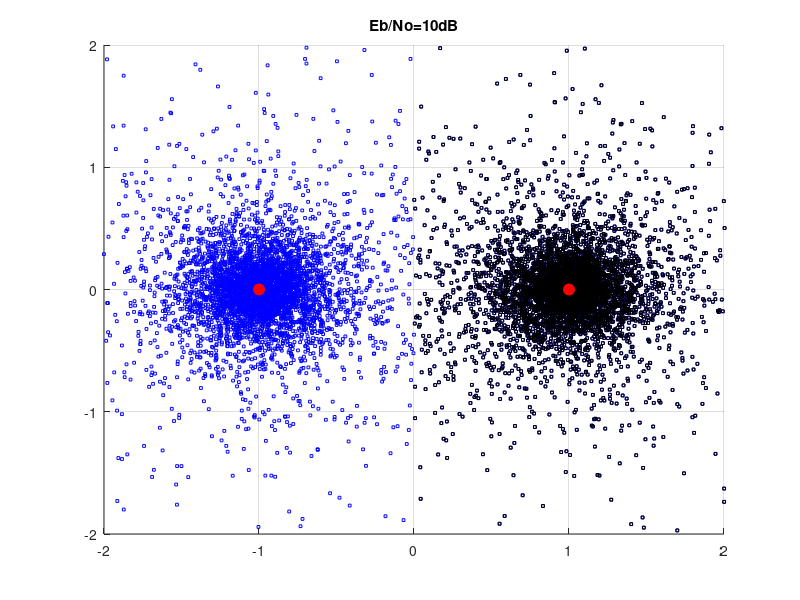

Write MATLAB code to recreate this figure.
Eb_No_dB = 10;
Eb_mW = 1;
Eb_dBm = pow2db(Eb_mW);
No_dBm = Eb_dBm - Eb_No_dB;
No_mW = db2pow(No_dBm);

N = 10000; % # of symbols
symbols = zeros(2, N);
symbol_errors = zeros(1, N);
bit_errors = zeros(1, N);

for i = 1:N
    bit = rand() >= 0.5; % random binary bit: 0 or 1
    symbol = bit * 2 - 1; % random symbol: -1 or 1

    h = (randn() + 1j * randn()) / sqrt(2);
    noise = sqrt(No_mW/2) * (randn() + 1j * randn()); % noise

    y = symbol * h + noise;

    r = conj(h) / (abs(h) ^ 2) * y;
    bit_re = real(r) > 0;

    symbols(:, i) = [real(r); imag(r)]; % generated symbol

    bit_error = sum(bit_re ~= bit);
    bit_errors(i) = bit_error; % error bit number
end

ber = mean(bit_errors)
ber_ = 1/2 * (1-sqrt(db2pow(Eb_No_dB) / (db2pow(Eb_No_dB) + 1)))

grid on
hold on
bpsk_symbols = [1 -1; 0 0];
plot(symbols(1, :), symbols(2, :), 'sb', 'MarkerSize', 2)
plot(symbols(1, find(symbols(1,:) > 0)), symbols(2, find(symbols(1,:) > 0)), 'sk', 'MarkerSize', 2)
plot(bpsk_symbols(1, :), bpsk_symbols(2, :), 'o', 'MarkerSize', 8, 'MarkerFaceColor', 'r', 'MarkerEdgeColor', 'r')
axis([-2 2 -2 2])
title(['Eb/No=' int2str(Eb_No_dB) 'dB'])
